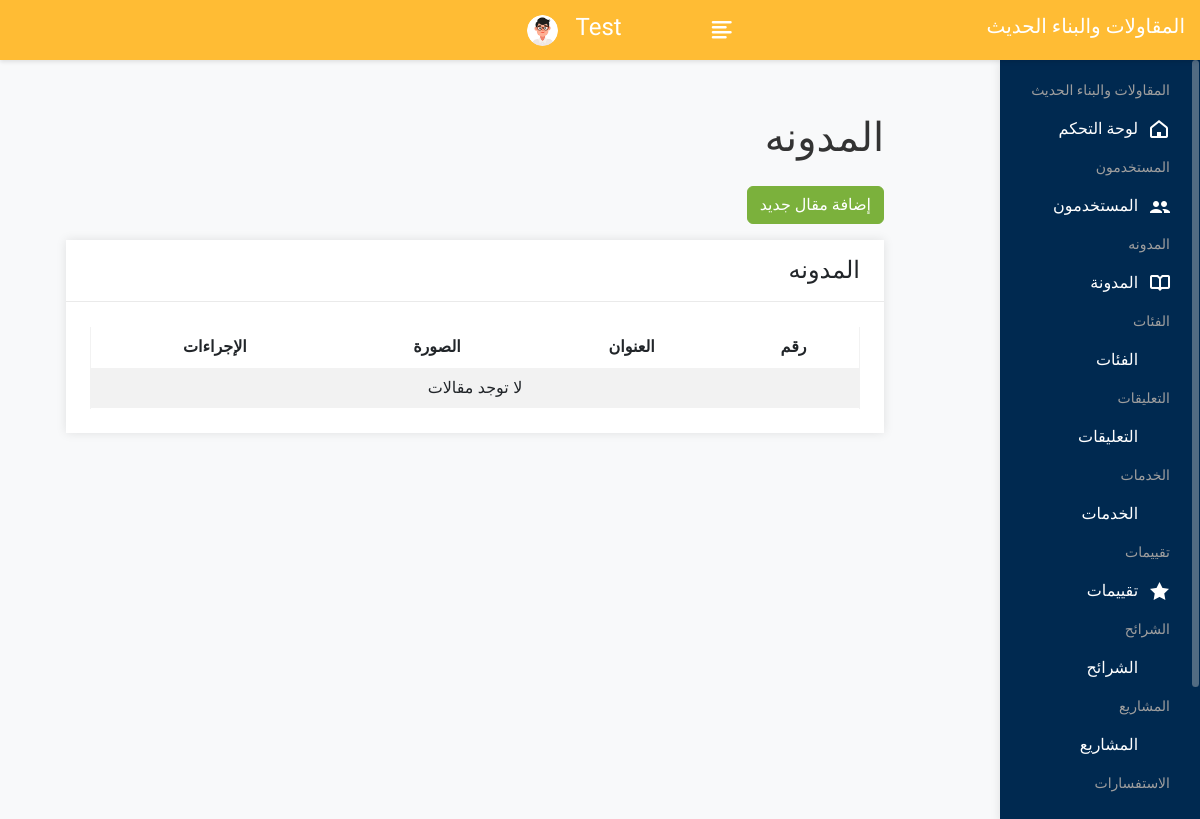
Before: /admin/blog_list.php (signed in) with the older database file.
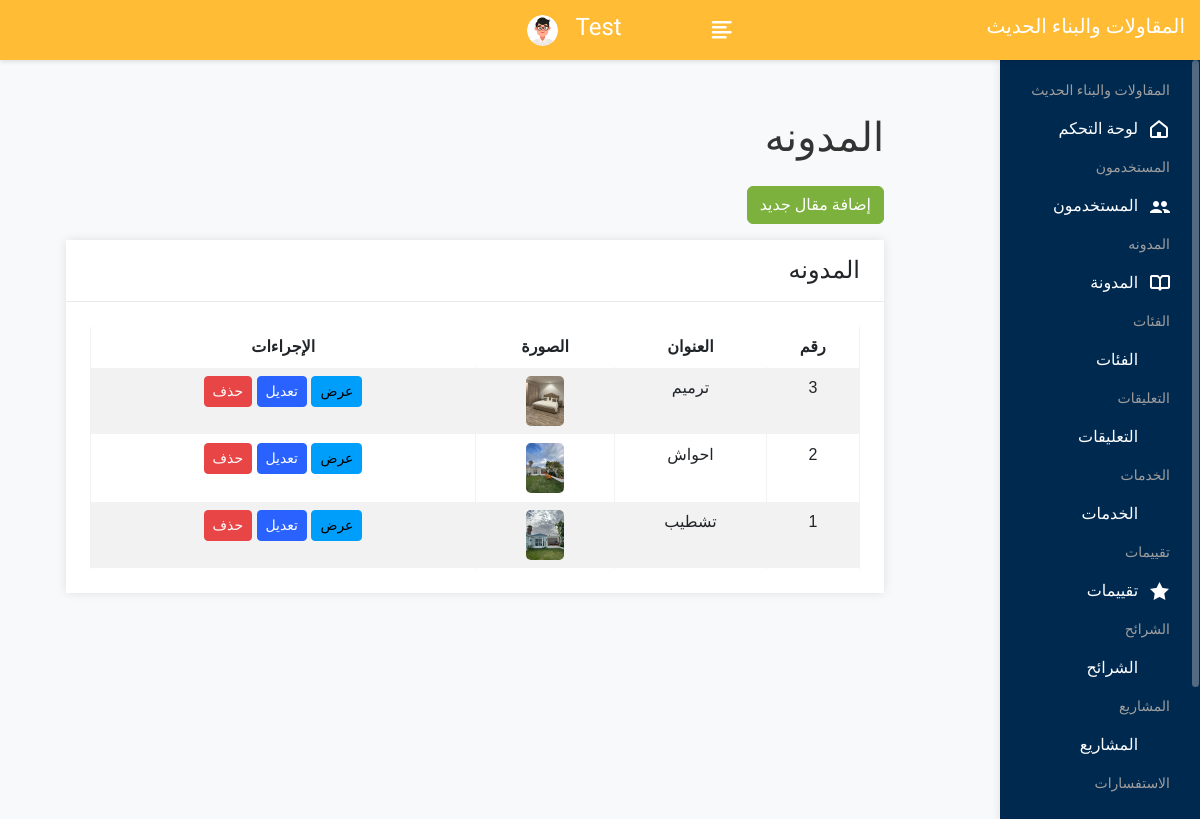
After: the same page with the newer database file.
### tables this page shows
CREATE TABLE `blog_articles` (
  `id` int(11) NOT NULL,
  `title` varchar(255) NOT NULL,
  `short_details` text NOT NULL,
  `full_details` text NOT NULL,
  `image` varchar(255) NOT NULL
);

### admin/blog_list.php (the view, shortened to what this page needs)
<?php
include 'config.php';
$result = mysqli_query($con, "SELECT * FROM blog_articles ORDER BY id DESC");
?>
<?php include("header.php"); ?>
<div class="page-wrapper">
    <div class="content container-fluid">
        <div class="container">
            <h1 class="mb-4">المدونه</h1>
            <a href="blog_create.php" class="btn btn-success mb-3">إضافة مقال جديد</a>
            <div class="row">
                <div class="col-sm-12">
                    <div class="card">
                        <div class="card-header">
                            <h4 class="card-title">المدونه </h4>
                        </div>
                        <div class="card-body">
                            <table class="table table-bordered table-striped text-center" id="basic-datatable">
                                <thead class="">
                                    <tr>
                                        <th>رقم</th>
                                        <th>العنوان</th>
                                        <th>الصورة</th>
                                        <th>الإجراءات</th>
                                    </tr>
                                </thead>
                                <tbody>
                                    <?php while ($row = mysqli_fetch_assoc($result)): ?>
                                        <tr>
                                            <td><?php echo $row['id']; ?></td>
                                            <td><?php echo htmlspecialchars($row['title']); ?></td>
                                            <td><img src="<?php echo htmlspecialchars($row['image']); ?>" alt="" style="max-height:50px;"></td>
                                            <td>
                                                <a href="blog_details.php?id=<?php echo $row['id']; ?>" class="btn btn-info btn-sm">عرض</a>
                                                <a href="blog_edit.php?id=<?php echo $row['id']; ?>" class="btn btn-primary btn-sm">تعديل</a>
                                                <a href="blog_delete.php?id=<?php echo $row['id']; ?>" class="btn btn-danger btn-sm" onclick="return confirm('هل أنت متأكد من حذف هذا المقال؟');">حذف</a>
                                            </td>
                                        </tr>
                                    <?php endwhile; ?>
                                    <?php if (mysqli_num_rows($result) == 0): ?>
                                        <tr>
                                            <td colspan="4">لا توجد مقالات</td>
                                        </tr>
                                    <?php endif; ?>
                                </tbody>
                            </table>
                        </div>
                    </div>
                </div>
            </div>
        </div>
    </div>
</div>
<?php include("footer.php"); ?>

Changed rows visible on the page:
added blog_articles: id "3", title "ترميم", image (picture)
added blog_articles: id "2", title "احواش", image (picture)
added blog_articles: id "1", title "تشطيب", image (picture)
Other visible differences:
text no longer shown: "لا توجد مقالات"
